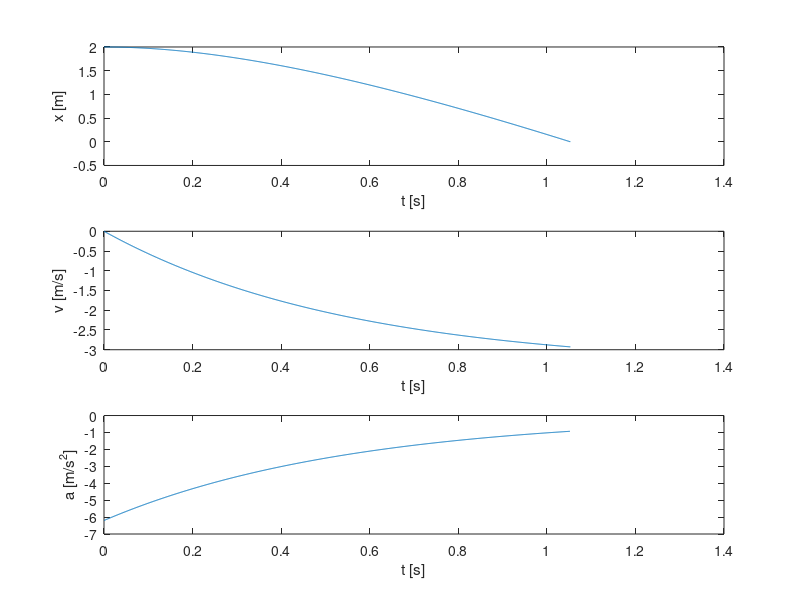

This figure's MATLAB source:
clear;
a0 = 6.2; % m/s^2
c = 1.8; % s^-1
time = 2.0; % s
dt = 0.001; % s
n = ceil(time/dt);
t = zeros(n,1);
x = zeros(n,1);
v = zeros(n,1);
a = zeros(n,1);
x(1) = 2.0; % m
t(1) = 0.0; % s
v(1) = 0.0; % m/s
i = 1;
while (i<n-1)&&(x(i)>0.0)
  a(i) = -a0 -c*v(i);
  v(i+1) = v(i) + dt*a(i);
  x(i+1) = x(i) + dt*v(i);
  t(i+1) = t(i) + dt;
  i = i + 1;
end
printf ("t=%f  x(t)=%f\n",t(i),x(i));
subplot(3,1,1)
plot(t(1:i),x(1:i))
xlabel('t [s]')
ylabel('x [m]')
subplot(3,1,2)
plot(t(1:i),v(1:i))
xlabel('t [s]')
ylabel('v [m/s]')
subplot(3,1,3)
plot(t(1:i-1),a(1:i-1))
xlabel('t [s]')
ylabel('a [m/s^2]')